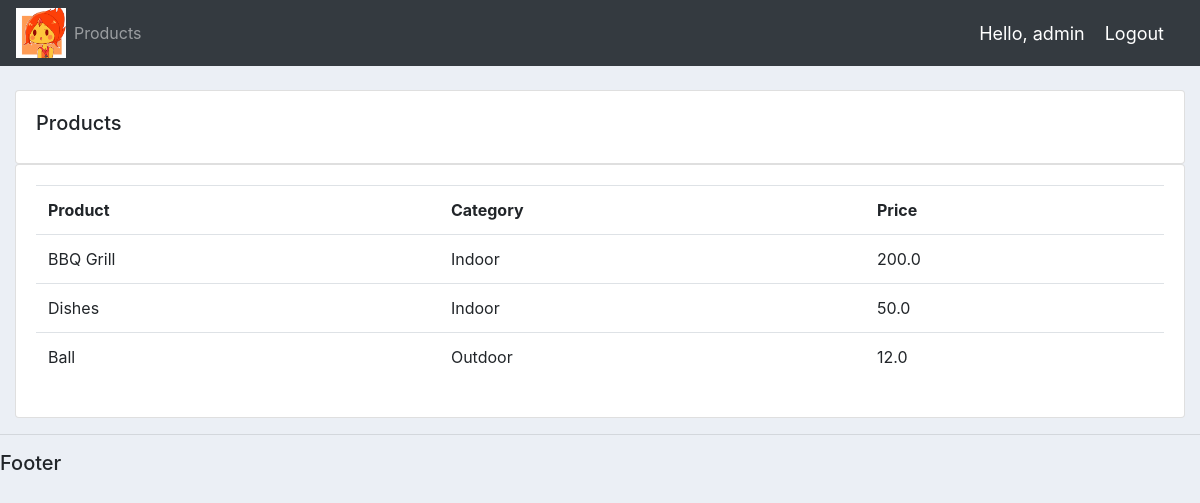
The app's page /products/ (signed in), older data.
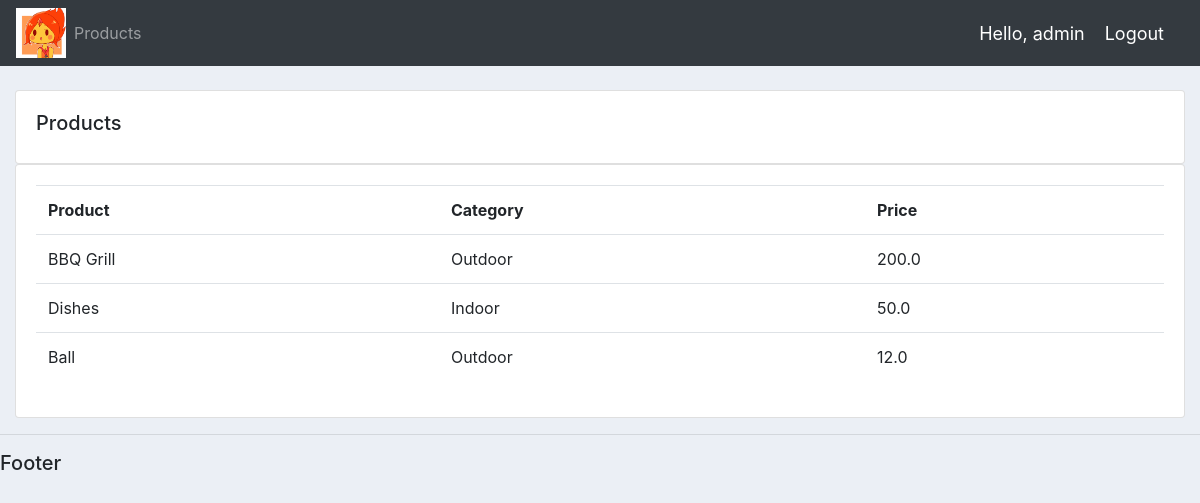
The same page, newer data.
### accounts/models.py (models this page shows, shortened)
class Product(models.Model):
    CATEGORY = (("Indoor", "Indoor"), ("Outdoor", "Outdoor"))
    name = models.CharField(max_length=200, null=True)
    price = models.FloatField(null=True)
    category = models.CharField(max_length=200, null=True, choices=CATEGORY)
    description = models.CharField(max_length=200, null=True, blank=True)
    date_created = models.DateTimeField(auto_now_add=True, null=True)
    tags = models.ManyToManyField(Tag)

### accounts/views.py (the view)
# urls.py: path("products/", views.products, name="products"),
@login_required(login_url="login")
def products(req):
    products = Product.objects.all()
    return render(req, "accounts/products.html", {"products": products})

### templates/accounts/products.html
{% extends 'base.html' %} {% block content %}
<br />
<div class="row">
    <div class="col-md">
        <div class="card card-body">
            <h5>Products</h5>
        </div>
        <div class="card card-body">
            <table class="table">
                <tr>
                    <th>Product</th>
                    <th>Category</th>
                    <th>Price</th>
                </tr>
                {% for i in products %}
                <tr>
                    <td>{{ i.name }}</td>
                    <td>{{ i.category }}</td>
                    <td>{{ i.price }}</td>
                </tr>
                {% endfor %}
            </table>
        </div>
    </div>
</div>
{% endblock %}

Row changes from the older to the newer data that the page shows:
changed Product "BBQ Grill": category "Indoor" → "Outdoor"
